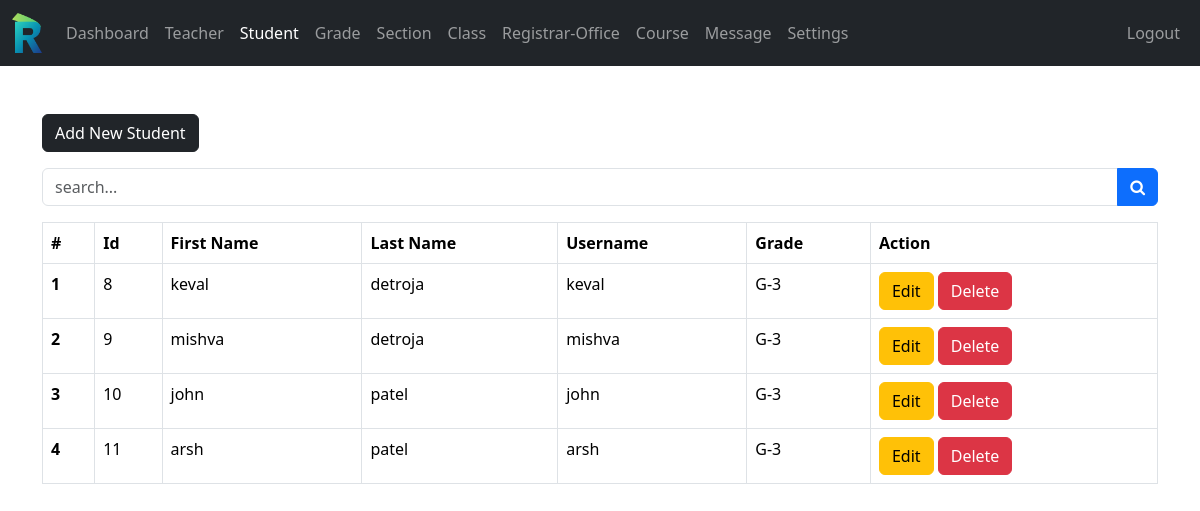
/admin/student-search.php (signed in), run on the app's committed database.
### tables this page shows
CREATE TABLE `student` (
  `student_id` int(11) NOT NULL,
  `username` varchar(127) NOT NULL,
  `password` varchar(255) NOT NULL,
  `fname` varchar(127) NOT NULL,
  `lname` varchar(255) NOT NULL,
  `grade` int(11) NOT NULL,
  `section` int(11) NOT NULL,
  `address` varchar(31) NOT NULL,
  `gender` varchar(7) NOT NULL,
  `email_address` varchar(255) NOT NULL,
  `date_of_birth` date DEFAULT NULL,
  `date_of_joined` timestamp NULL DEFAULT current_timestamp(),
  `parent_fname` varchar(127) NOT NULL,
  `parent_lname` varchar(127) NOT NULL,
  `parent_phone_number` varchar(31) NOT NULL,
  `subjets` varchar(50) DEFAULT NULL
);

CREATE TABLE `grades` (
  `grade_id` int(11) NOT NULL,
  `grade` varchar(31) NOT NULL,
  `grade_code` varchar(7) NOT NULL
);

### data/student.php (called while the page is built, shortened)
<?php
function getALLStudents($conn){
    $sql = "SELECT * FROM student";
    $stmt = $conn->prepare($sql);
    $stmt->execute();
    if ($stmt->rowCount() >= 1) {
        $student = $stmt->fetchAll();
        return $student;
    } else {
        return 0;
    }
}
?>

### data/grade.php (called while the page is built, shortened)
<?php
function getGradeById($grade_id, $conn){
    $sql = "SELECT * FROM grades
            WHERE grade_id=?";
    $stmt = $conn->prepare($sql);
    $stmt->execute([$grade_id]);
    if ($stmt->rowCount() == 1) {
        $grade = $stmt->fetch();
        return $grade;
    } else {
        return 0;
    }
}

### admin/student-search.php (the view, shortened to what this page needs)
<?php
if (isset($_SESSION['admin_id']) &&
    isset($_SESSION['role'])) {
    if ($_SESSION['role'] == 'Admin') {
        include "../data/student.php";
        include "../data/grade.php";
        $search_key = $_POST['searchKey'] ?? '';
        $student = getALLStudents($conn);
?>
<!DOCTYPE html>
<html lang="en">
<head>
    <link rel="stylesheet" href="https://cdn.jsdelivr.net/npm/bootstrap@5.3.8/dist/css/bootstrap.min.css">
    <link rel="stylesheet" href="/school-management/style.css">
    <link rel="stylesheet" href="https://cdnjs.cloudflare.com/ajax/libs/font-awesome/4.7.0/css/font-awesome.min.css">
</head>
<body>
    <?php include "../inc/navbar.php"; ?>
    <?php if ($student != 0 && count($student) > 0) { ?>
    <div class="container mt-5">
        <a href="student-add.php" class="btn btn-dark">Add New Student</a>
         <form action="student-search.php" class="mt-3 n-table" method="post">
                <div class="input-group mb-3">
                    <input type="text"
                    class= "form-control"
                    name="searchKey"
                    value="<?= htmlspecialchars($search_key) ?>"
                    placeholder="search...">
                    <button class="btn btn-primary">
                        <i class="fa fa-search"
                        aria-hidden="true"></i></button>
</div>
</form>
        <div class="table-responsiv">
            <table class="table table-bordered mt-3 n-table">
                <thead>
                    <tr>
                        <th scope="col">#</th>
                        <th scope="col">Id</th>
                        <th scope="col">First Name</th>
                        <th scope="col">Last Name</th>
                        <th scope="col">Username</th>
                        <th scope="col">Grade</th>
                        <th scope="col">Action</th>
                    </tr>
                </thead>
                <tbody>
                    <?php $i = 1; foreach ($student as $row) { ?>
                    <tr>
                        <th scope="row"><?= $i++ ?></th>
                        <td><?= $row['student_id'] ?? '' ?></td>
                        <td><?= $row['fname'] ?? '' ?></td>
                        <td><?= $row['lname'] ?? '' ?></td>
                        <td><?= $row['username'] ?? '' ?></td>
                        <td>
                            <?php
                             $g = '';
                             if (!empty($row['grade'])) {
                                $g_temp = getGradeById($row['grade'], $conn);
                                if ($g_temp != 0) {
                                    $g = $g_temp['grade_code'] . '-' . $g_temp['grade'];
                                }
                             }
                             echo $g;
                           ?>
                        </td>
                        <td>
                            <a href="student-edit.php?student_id=<?= $row['student_id'] ?>" class="btn btn-warning">Edit</a>
                            <a href="student-delete.php?student_id=<?= $row['student_id'] ?>"
                               class="btn btn-danger"
                               onclick="return confirm('Are you sure you want to delete this student?');">Delete</a>
                        </td>
                    </tr>
                    <?php } ?>
                </tbody>
            </table>
        </div>
    </div>
    <?php } ?>
</body>
</html>
<?php
    } else {
        header("Location: ../login.php");
        exit;
    }
} else {
    header("Location: ../login.php");
    exit;
}
?>

### style.css (style rules this page uses)
html { scroll-behavior: smooth; }
html, body { margin: 0; padding: 0; height: 100%; }

### data on the page
student: student_id "8", fname "keval", lname "detroja", username "keval", grade.grade "G-3"
student: student_id "9", fname "mishva", lname "detroja", username "mishva", grade.grade "G-3"
student: student_id "10", fname "john", lname "patel", username "john", grade.grade "G-3"
student: student_id "11", fname "arsh", lname "patel", username "arsh", grade.grade "G-3"
